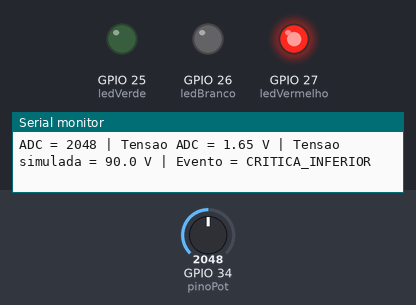
Bench run of a sketch on a simulated ESP32. On the bench: output pins drawn as LEDs (lit = HIGH), the last lines printed to the serial monitor. The inputs (shaded band) are chosen by the test bench; at power-on: GPIO 34 (pinoPot) = 2048 (analog values on the 0–4095 scale). WiFi joins after 1.5 s; servers stay silent unless stated; random numbers use the default seed unless the sketch sets one; no MQTT or app messages arrive unless stated.

Above: at 2.7 s.
2.8 s: GPIO 34 (pinoPot) set to 2442
4.3 s: GPIO 34 (pinoPot) set to 2571
At 4.8 s:
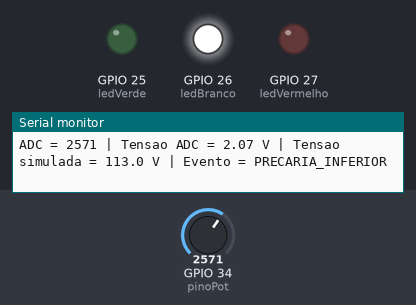
5.8 s: GPIO 34 (pinoPot) set to 2722
At 6.7 s:
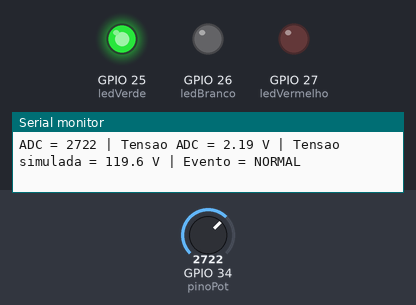
7.3 s: GPIO 34 (pinoPot) set to 2047
At 8.6 s:
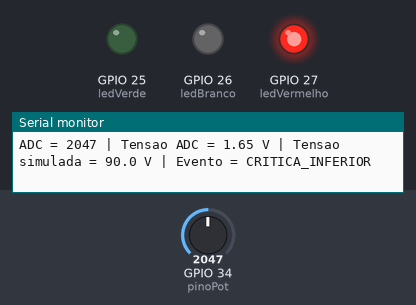
8.9 s: GPIO 34 (pinoPot) set to 2866
At 9.5 s:
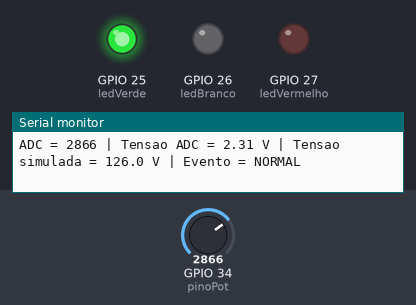
Timing chart, 0 to 11.5 s (numbered marks = the images above; inputs shaded):
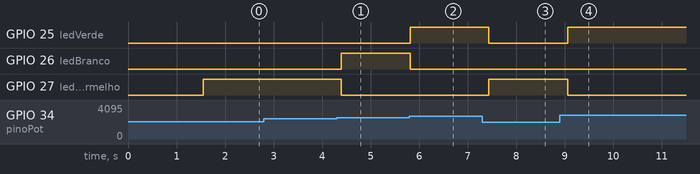

The sketch:

prototipo_esp32.ino
```cpp
#include <WiFi.h>
#include <PubSubClient.h>

// ==========================================
// WIFI
// ==========================================

const char* ssid = "***";
const char* senha = "***";

// ==========================================
// MQTT
// ==========================================

const char* mqtt_server = "broker.hivemq.com";
const int mqtt_port = 1883;

const char* topico = "gerador/virtual/tcc";

WiFiClient espClient;
PubSubClient client(espClient);

// ==========================================
// POTENCIÔMETRO
// ==========================================

const int pinoPot = 34;

// ==========================================
// LEDs
// ==========================================

const int ledVerde = 25;
const int ledBranco = 26;
const int ledVermelho = 27;


// ==========================================
// CONEXÃO WIFI
// ==========================================

void conectarWiFi() {

  Serial.print("Conectando ao Wi-Fi");

  WiFi.begin(ssid, senha);

  while (WiFi.status() != WL_CONNECTED) {

    delay(500);
    Serial.print(".");
  }

  Serial.println();
  Serial.println("Wi-Fi conectado!");

  Serial.print("IP: ");
  Serial.println(WiFi.localIP());
}


// ==========================================
// CONEXÃO MQTT
// ==========================================

void conectarMQTT() {

  while (!client.connected()) {

    Serial.print("Conectando ao MQTT...");

    String clientID = "ESP32_TCC_";
    clientID += String(random(0xffff), HEX);

    if (client.connect(clientID.c_str())) {

      Serial.println(" conectado!");

    } else {

      Serial.print(" falhou. Estado = ");
      Serial.println(client.state());

      delay(2000);
    }
  }
}


// ==========================================
// SETUP
// ==========================================

void setup() {

  Serial.begin(115200);

  analogReadResolution(12);

  // LEDs
  pinMode(ledVerde, OUTPUT);
  pinMode(ledBranco, OUTPUT);
  pinMode(ledVermelho, OUTPUT);

  digitalWrite(ledVerde, LOW);
  digitalWrite(ledBranco, LOW);
  digitalWrite(ledVermelho, LOW);

  // Wi-Fi
  conectarWiFi();

  // MQTT
  client.setServer(mqtt_server, mqtt_port);
}


// ==========================================
// LOOP
// ==========================================

void loop() {

  // Verifica Wi-Fi
  if (WiFi.status() != WL_CONNECTED) {
    conectarWiFi();
  }

  // Verifica MQTT
  if (!client.connected()) {
    conectarMQTT();
  }

  client.loop();


  // ========================================
  // LEITURA DO POTENCIÔMETRO
  // ========================================

  int valorADC = analogRead(pinoPot);

  float tensaoADC = (valorADC / 4095.0) * 3.3;

  // Escala 0–3,3 V → 0–180 V
  float tensaoRede = (tensaoADC / 3.3) * 180.0;


 // ========================================
// CLASSIFICAÇÃO
// ========================================

String evento;

// Desliga todos os LEDs
digitalWrite(ledVerde, LOW);
digitalWrite(ledBranco, LOW);
digitalWrite(ledVermelho, LOW);


// CRÍTICA - SUBTENSÃO
if (tensaoRede < 110.0) {

  evento = "CRITICA_INFERIOR";

  digitalWrite(ledVermelho, HIGH);

}


// PRECÁRIA - SUBTENSÃO
else if (tensaoRede < 117.0) {

  evento = "PRECARIA_INFERIOR";

  digitalWrite(ledBranco, HIGH);

}


// ADEQUADA
else if (tensaoRede <= 133.0) {

  evento = "NORMAL";

  digitalWrite(ledVerde, HIGH);

}


// PRECÁRIA - SOBRETENSÃO
else if (tensaoRede <= 135.0) {

  evento = "PRECARIA_SUPERIOR";

  digitalWrite(ledBranco, HIGH);

}


// CRÍTICA - SOBRETENSÃO
else {

  evento = "CRITICA_SUPERIOR";

  digitalWrite(ledVermelho, HIGH);

}


  // ========================================
  // ENVIA MQTT
  // ========================================

  String payload = "{";
  payload += "\"tensao\":";
  payload += String(tensaoRede, 2);
  payload += ",\"evento\":\"";
  payload += evento;
  payload += "\"}";


  client.publish(
    topico,
    payload.c_str()
  );


  // ========================================
  // MONITOR SERIAL
  // ========================================

  Serial.print("ADC = ");
  Serial.print(valorADC);

  Serial.print(" | Tensao ADC = ");
  Serial.print(tensaoADC, 2);

  Serial.print(" V | Tensao simulada = ");
  Serial.print(tensaoRede, 1);

  Serial.print(" V | Evento = ");
  Serial.println(evento);


  delay(200);
}
```

Measured:
- the behaviour switches between 2502 and 2503 on GPIO 34 (pinoPot) (found by bisection; images 0 and 1)
- the behaviour switches between 2661 and 2662 on GPIO 34 (pinoPot) (found by bisection; images 1 and 2)
- after the input at 4.3 s, GPIO 26 (ledBranco): LOW → HIGH after 0.10 s; GPIO 27 (ledVermelho): HIGH → LOW after 0.10 s
- after the input at 5.8 s, GPIO 25 (ledVerde): LOW → HIGH at once; GPIO 26 (ledBranco): HIGH → LOW at once
- after the input at 7.3 s, GPIO 25 (ledVerde): HIGH → LOW after 0.14 s; GPIO 27 (ledVermelho): LOW → HIGH after 0.14 s
- after the input at 8.9 s, GPIO 25 (ledVerde): LOW → HIGH after 0.16 s; GPIO 27 (ledVermelho): HIGH → LOW after 0.16 s
